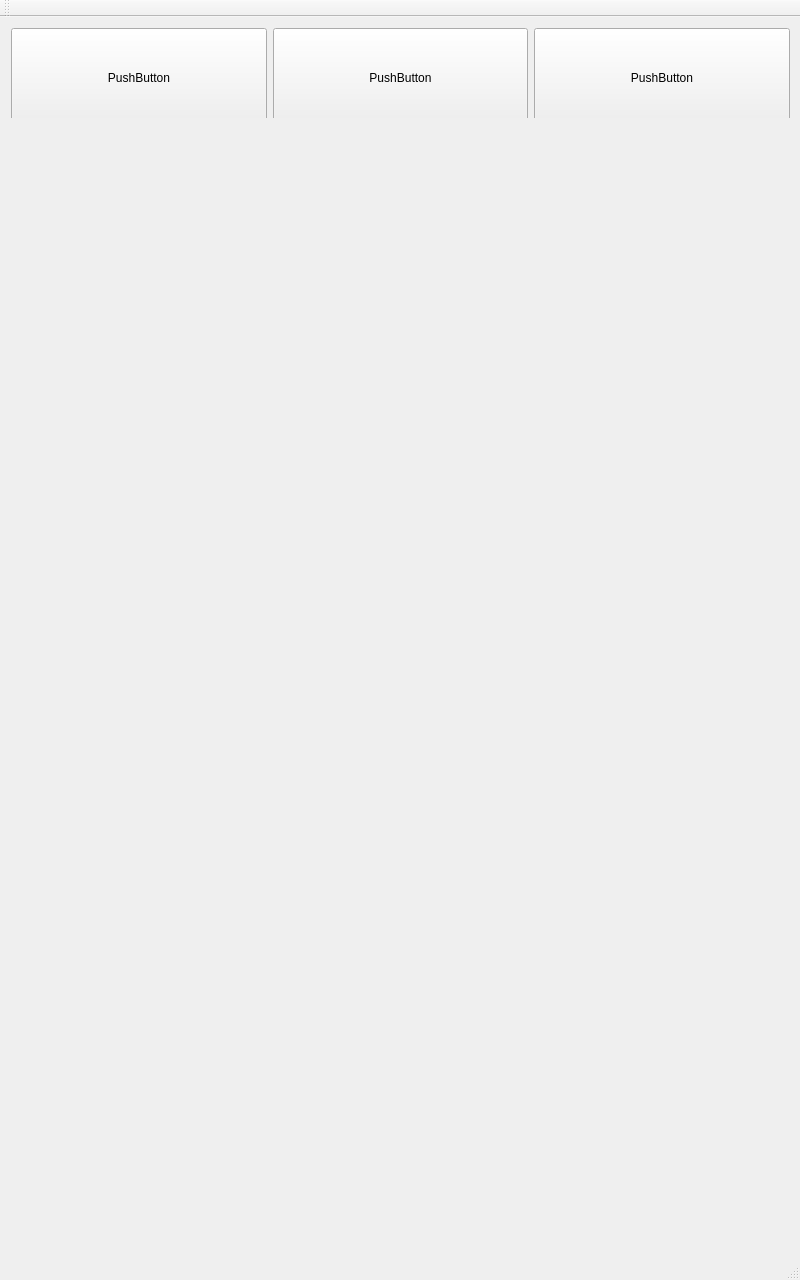
<?xml version="1.0" encoding="UTF-8"?>
<ui version="4.0">
 <class>MainWindow</class>
 <widget class="QMainWindow" name="MainWindow">
  <property name="geometry">
   <rect>
    <x>0</x>
    <y>0</y>
    <width>800</width>
    <height>1280</height>
   </rect>
  </property>
  <property name="windowTitle">
   <string>MainWindow</string>
  </property>
  <widget class="QWidget" name="centralWidget">
   <widget class="QWidget" name="">
    <property name="geometry">
     <rect>
      <x>0</x>
      <y>0</y>
      <width>801</width>
      <height>101</height>
     </rect>
    </property>
    <layout class="QHBoxLayout" name="horizontalLayout">
     <item>
      <widget class="QPushButton" name="pushButton">
       <property name="minimumSize">
        <size>
         <width>0</width>
         <height>100</height>
        </size>
       </property>
       <property name="text">
        <string>PushButton</string>
       </property>
      </widget>
     </item>
     <item>
      <widget class="QPushButton" name="pushButton_2">
       <property name="minimumSize">
        <size>
         <width>0</width>
         <height>100</height>
        </size>
       </property>
       <property name="text">
        <string>PushButton</string>
       </property>
      </widget>
     </item>
     <item>
      <widget class="QPushButton" name="pushButton_3">
       <property name="minimumSize">
        <size>
         <width>150</width>
         <height>100</height>
        </size>
       </property>
       <property name="text">
        <string>PushButton</string>
       </property>
      </widget>
     </item>
    </layout>
   </widget>
  </widget>
  <widget class="QMenuBar" name="menuBar">
   <property name="geometry">
    <rect>
     <x>0</x>
     <y>0</y>
     <width>800</width>
     <height>22</height>
    </rect>
   </property>
  </widget>
  <widget class="QToolBar" name="mainToolBar">
   <attribute name="toolBarArea">
    <enum>TopToolBarArea</enum>
   </attribute>
   <attribute name="toolBarBreak">
    <bool>false</bool>
   </attribute>
  </widget>
  <widget class="QStatusBar" name="statusBar"/>
 </widget>
 <layoutdefault spacing="6" margin="11"/>
 <resources/>
 <connections/>
</ui>
